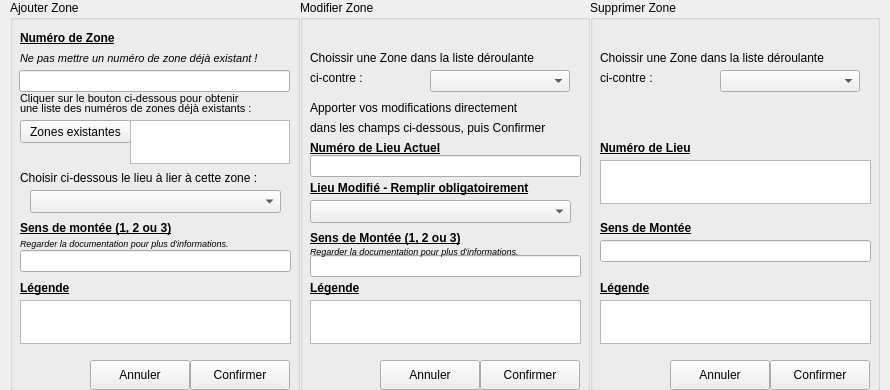
      <widget class="QWidget" name="page_9">
       <property name="geometry">
        <rect>
         <x>0</x>
         <y>0</y>
         <width>890</width>
         <height>390</height>
        </rect>
       </property>
       <attribute name="label">
        <string>Gestion des Zones</string>
       </attribute>
       <widget class="QGroupBox" name="gbAjouterZone">
        <property name="enabled">
         <bool>true</bool>
        </property>
        <property name="geometry">
         <rect>
          <x>10</x>
          <y>0</y>
          <width>290</width>
          <height>391</height>
         </rect>
        </property>
        <property name="title">
         <string>Ajouter Zone</string>
        </property>
        <widget class="QLabel" name="label_73">
         <property name="geometry">
          <rect>
           <x>10</x>
           <y>30</y>
           <width>121</width>
           <height>16</height>
          </rect>
         </property>
         <property name="font">
          <font>
           <weight>75</weight>
           <bold>true</bold>
           <underline>true</underline>
          </font>
         </property>
         <property name="text">
          <string>Numéro de Zone</string>
         </property>
        </widget>
        <widget class="QLineEdit" name="lEditNumZoneAdd">
         <property name="geometry">
          <rect>
           <x>9</x>
           <y>70</y>
           <width>271</width>
           <height>22</height>
          </rect>
         </property>
        </widget>
        <widget class="QLabel" name="label_78">
         <property name="geometry">
          <rect>
           <x>10</x>
           <y>90</y>
           <width>251</width>
           <height>16</height>
          </rect>
         </property>
         <property name="font">
          <font>
           <pointsize>8</pointsize>
          </font>
         </property>
         <property name="text">
          <string>Cliquer sur le bouton ci-dessous pour obtenir</string>
         </property>
        </widget>
        <widget class="QLabel" name="label_79">
         <property name="geometry">
          <rect>
           <x>10</x>
           <y>100</y>
           <width>271</width>
           <height>16</height>
          </rect>
         </property>
         <property name="font">
          <font>
           <pointsize>8</pointsize>
          </font>
         </property>
         <property name="text">
          <string>une liste des numéros de zones déjà existants :</string>
         </property>
        </widget>
        <widget class="QPushButton" name="btVueExistante_2">
         <property name="geometry">
          <rect>
           <x>10</x>
           <y>120</y>
           <width>111</width>
           <height>23</height>
          </rect>
         </property>
         <property name="text">
          <string>Zones existantes</string>
         </property>
        </widget>
        <widget class="QTextEdit" name="txtZoneExiste">
         <property name="geometry">
          <rect>
           <x>120</x>
           <y>120</y>
           <width>160</width>
           <height>44</height>
          </rect>
         </property>
         <property name="cursor" stdset="0">
          <cursorShape>ForbiddenCursor</cursorShape>
         </property>
         <property name="mouseTracking">
          <bool>false</bool>
         </property>
         <property name="textInteractionFlags">
          <set>Qt::TextSelectableByMouse</set>
         </property>
        </widget>
        <widget class="QLabel" name="label_80">
         <property name="geometry">
          <rect>
           <x>10</x>
           <y>50</y>
           <width>281</width>
           <height>16</height>
          </rect>
         </property>
         <property name="font">
          <font>
           <pointsize>8</pointsize>
           <italic>true</italic>
          </font>
         </property>
         <property name="text">
          <string>Ne pas mettre un numéro de zone déjà existant !</string>
         </property>
        </widget>
        <widget class="QLabel" name="label_87">
         <property name="geometry">
          <rect>
           <x>10</x>
           <y>220</y>
           <width>191</width>
           <height>16</height>
          </rect>
         </property>
         <property name="font">
          <font>
           <weight>75</weight>
           <bold>true</bold>
           <underline>true</underline>
          </font>
         </property>
         <property name="text">
          <string>Sens de montée (1, 2 ou 3)</string>
         </property>
        </widget>
        <widget class="QLabel" name="label_89">
         <property name="geometry">
          <rect>
           <x>10</x>
           <y>280</y>
           <width>191</width>
           <height>16</height>
          </rect>
         </property>
         <property name="font">
          <font>
           <weight>75</weight>
           <bold>true</bold>
           <underline>true</underline>
          </font>
         </property>
         <property name="text">
          <string>Légende</string>
         </property>
        </widget>
        <widget class="QTextEdit" name="txtZoneLegendeAdd">
         <property name="geometry">
          <rect>
           <x>10</x>
           <y>300</y>
           <width>271</width>
           <height>44</height>
          </rect>
         </property>
        </widget>
        <widget class="QPushButton" name="btAnnulerZoneAdd">
         <property name="geometry">
          <rect>
           <x>80</x>
           <y>360</y>
           <width>100</width>
           <height>30</height>
          </rect>
         </property>
         <property name="text">
          <string>Annuler</string>
         </property>
         <property name="icon">
          <iconset>
           <normaloff>ressources/ButtonClose.png</normaloff>ressources/ButtonClose.png</iconset>
         </property>
        </widget>
        <widget class="QPushButton" name="btOkZoneAdd">
         <property name="geometry">
          <rect>
           <x>180</x>
           <y>360</y>
           <width>100</width>
           <height>30</height>
          </rect>
         </property>
         <property name="text">
          <string>Confirmer</string>
         </property>
         <property name="icon">
          <iconset>
           <normaloff>ressources/bt_ok.png</normaloff>ressources/bt_ok.png</iconset>
         </property>
        </widget>
        <widget class="QLabel" name="label_92">
         <property name="geometry">
          <rect>
           <x>230</x>
           <y>0</y>
           <width>51</width>
           <height>51</height>
          </rect>
         </property>
         <property name="text">
          <string/>
         </property>
         <property name="pixmap">
          <pixmap>ressources/new.png</pixmap>
         </property>
        </widget>
        <widget class="QLabel" name="label_107">
         <property name="geometry">
          <rect>
           <x>10</x>
           <y>170</y>
           <width>321</width>
           <height>16</height>
          </rect>
         </property>
         <property name="text">
          <string>Choisir ci-dessous le lieu à lier à cette zone :</string>
         </property>
        </widget>
        <widget class="QComboBox" name="cBoxLieuLier">
         <property name="geometry">
          <rect>
           <x>20</x>
           <y>190</y>
           <width>251</width>
           <height>23</height>
          </rect>
         </property>
        </widget>
        <widget class="QLineEdit" name="lEditZoneSensMonterAdd">
         <property name="geometry">
          <rect>
           <x>10</x>
           <y>250</y>
           <width>271</width>
           <height>22</height>
          </rect>
         </property>
        </widget>
        <widget class="QLabel" name="label_157">
         <property name="geometry">
          <rect>
           <x>10</x>
           <y>235</y>
           <width>261</width>
           <height>16</height>
          </rect>
         </property>
         <property name="font">
          <font>
           <pointsize>7</pointsize>
           <italic>true</italic>
          </font>
         </property>
         <property name="text">
          <string>Regarder la documentation pour plus d'informations.</string>
         </property>
        </widget>
       </widget>
       <widget class="QGroupBox" name="gbModifierZone">
        <property name="geometry">
         <rect>
          <x>300</x>
          <y>0</y>
          <width>290</width>
          <height>391</height>
         </rect>
        </property>
        <property name="title">
         <string>Modifier Zone</string>
        </property>
        <widget class="QLabel" name="label_93">
         <property name="geometry">
          <rect>
           <x>10</x>
           <y>50</y>
           <width>261</width>
           <height>16</height>
          </rect>
         </property>
         <property name="text">
          <string>Choissir une Zone dans la liste déroulante</string>
         </property>
        </widget>
        <widget class="QComboBox" name="cBoxZoneMod">
         <property name="geometry">
          <rect>
           <x>130</x>
           <y>70</y>
           <width>140</width>
           <height>22</height>
          </rect>
         </property>
        </widget>
        <widget class="QLabel" name="label_94">
         <property name="geometry">
          <rect>
           <x>10</x>
           <y>70</y>
           <width>71</width>
           <height>16</height>
          </rect>
         </property>
         <property name="text">
          <string>ci-contre :</string>
         </property>
        </widget>
        <widget class="QLabel" name="label_95">
         <property name="geometry">
          <rect>
           <x>10</x>
           <y>230</y>
           <width>191</width>
           <height>16</height>
          </rect>
         </property>
         <property name="font">
          <font>
           <weight>75</weight>
           <bold>true</bold>
           <underline>true</underline>
          </font>
         </property>
         <property name="text">
          <string>Sens de Montée (1, 2 ou 3)</string>
         </property>
        </widget>
        <widget class="QLabel" name="label_96">
         <property name="geometry">
          <rect>
           <x>10</x>
           <y>280</y>
           <width>61</width>
           <height>16</height>
          </rect>
         </property>
         <property name="font">
          <font>
           <weight>75</weight>
           <bold>true</bold>
           <underline>true</underline>
          </font>
         </property>
         <property name="text">
          <string>Légende</string>
         </property>
        </widget>
        <widget class="QTextEdit" name="txtZoneLegendeMod">
         <property name="geometry">
          <rect>
           <x>10</x>
           <y>300</y>
           <width>271</width>
           <height>44</height>
          </rect>
         </property>
        </widget>
        <widget class="QLabel" name="label_99">
         <property name="geometry">
          <rect>
           <x>10</x>
           <y>100</y>
           <width>261</width>
           <height>16</height>
          </rect>
         </property>
         <property name="font">
          <font>
           <weight>50</weight>
           <bold>false</bold>
          </font>
         </property>
         <property name="text">
          <string>Apporter vos modifications directement</string>
         </property>
        </widget>
        <widget class="QLabel" name="label_100">
         <property name="geometry">
          <rect>
           <x>10</x>
           <y>120</y>
           <width>271</width>
           <height>16</height>
          </rect>
         </property>
         <property name="text">
          <string>dans les champs ci-dessous, puis Confirmer</string>
         </property>
        </widget>
        <widget class="QPushButton" name="btAnnulerZoneMod">
         <property name="geometry">
          <rect>
           <x>80</x>
           <y>360</y>
           <width>100</width>
           <height>30</height>
          </rect>
         </property>
         <property name="text">
          <string>Annuler</string>
         </property>
         <property name="icon">
          <iconset>
           <normaloff>ressources/ButtonClose.png</normaloff>ressources/ButtonClose.png</iconset>
         </property>
        </widget>
        <widget class="QPushButton" name="btOkZoneMod">
         <property name="geometry">
          <rect>
           <x>180</x>
           <y>360</y>
           <width>100</width>
           <height>30</height>
          </rect>
         </property>
         <property name="text">
          <string>Confirmer</string>
         </property>
         <property name="icon">
          <iconset>
           <normaloff>ressources/bt_ok.png</normaloff>ressources/bt_ok.png</iconset>
         </property>
        </widget>
        <widget class="QLabel" name="label_101">
         <property name="geometry">
          <rect>
           <x>230</x>
           <y>2</y>
           <width>51</width>
           <height>51</height>
          </rect>
         </property>
         <property name="text">
          <string/>
         </property>
         <property name="pixmap">
          <pixmap>ressources/modifier.png</pixmap>
         </property>
        </widget>
        <widget class="QLabel" name="label_108">
         <property name="geometry">
          <rect>
           <x>10</x>
           <y>180</y>
           <width>281</width>
           <height>16</height>
          </rect>
         </property>
         <property name="font">
          <font>
           <weight>75</weight>
           <bold>true</bold>
           <underline>true</underline>
          </font>
         </property>
         <property name="text">
          <string>Lieu Modifié - Remplir obligatoirement</string>
         </property>
        </widget>
        <widget class="QComboBox" name="cBoxZoneLieuMod">
         <property name="geometry">
          <rect>
           <x>10</x>
           <y>200</y>
           <width>261</width>
           <height>23</height>
          </rect>
         </property>
        </widget>
        <widget class="QLineEdit" name="lEditZoneSensMonterMod">
         <property name="geometry">
          <rect>
           <x>10</x>
           <y>255</y>
           <width>271</width>
           <height>22</height>
          </rect>
         </property>
        </widget>
        <widget class="QLabel" name="label_156">
         <property name="geometry">
          <rect>
           <x>10</x>
           <y>140</y>
           <width>161</width>
           <height>16</height>
          </rect>
         </property>
         <property name="font">
          <font>
           <weight>75</weight>
           <bold>true</bold>
           <underline>true</underline>
          </font>
         </property>
         <property name="text">
          <string>Numéro de Lieu Actuel</string>
         </property>
        </widget>
        <widget class="QLineEdit" name="lEditNumLieuActuel">
         <property name="geometry">
          <rect>
           <x>10</x>
           <y>155</y>
           <width>271</width>
           <height>22</height>
          </rect>
         </property>
         <property name="cursor">
          <cursorShape>ForbiddenCursor</cursorShape>
         </property>
         <property name="readOnly">
          <bool>true</bool>
         </property>
        </widget>
        <widget class="QLabel" name="label_158">
         <property name="geometry">
          <rect>
           <x>10</x>
           <y>243</y>
           <width>261</width>
           <height>16</height>
          </rect>
         </property>
         <property name="font">
          <font>
           <pointsize>7</pointsize>
           <italic>true</italic>
          </font>
         </property>
         <property name="text">
          <string>Regarder la documentation pour plus d'informations.</string>
         </property>
        </widget>
       </widget>
       <widget class="QGroupBox" name="gbSupprimerZone">
        <property name="geometry">
         <rect>
          <x>590</x>
          <y>0</y>
          <width>290</width>
          <height>391</height>
         </rect>
        </property>
        <property name="title">
         <string>Supprimer Zone</string>
        </property>
        <widget class="QLabel" name="label_102">
         <property name="geometry">
          <rect>
           <x>10</x>
           <y>50</y>
           <width>261</width>
           <height>16</height>
          </rect>
         </property>
         <property name="text">
          <string>Choissir une Zone dans la liste déroulante</string>
         </property>
        </widget>
        <widget class="QLabel" name="label_103">
         <property name="geometry">
          <rect>
           <x>10</x>
           <y>70</y>
           <width>71</width>
           <height>16</height>
          </rect>
         </property>
         <property name="text">
          <string>ci-contre :</string>
         </property>
        </widget>
        <widget class="QComboBox" name="cBoxZoneSupp">
         <property name="geometry">
          <rect>
           <x>130</x>
           <y>70</y>
           <width>140</width>
           <height>22</height>
          </rect>
         </property>
        </widget>
        <widget class="QLabel" name="label_104">
         <property name="geometry">
          <rect>
           <x>10</x>
           <y>220</y>
           <width>111</width>
           <height>16</height>
          </rect>
         </property>
         <property name="font">
          <font>
           <weight>75</weight>
           <bold>true</bold>
           <underline>true</underline>
          </font>
         </property>
         <property name="text">
          <string>Sens de Montée</string>
         </property>
        </widget>
        <widget class="QLabel" name="label_105">
         <property name="geometry">
          <rect>
           <x>10</x>
           <y>280</y>
           <width>61</width>
           <height>16</height>
          </rect>
         </property>
         <property name="font">
          <font>
           <weight>75</weight>
           <bold>true</bold>
           <underline>true</underline>
          </font>
         </property>
         <property name="text">
          <string>Légende</string>
         </property>
        </widget>
        <widget class="QTextEdit" name="txtZoneLegendeSupp">
         <property name="geometry">
          <rect>
           <x>10</x>
           <y>300</y>
           <width>271</width>
           <height>44</height>
          </rect>
         </property>
         <property name="cursor" stdset="0">
          <cursorShape>ForbiddenCursor</cursorShape>
         </property>
         <property name="readOnly">
          <bool>true</bool>
         </property>
         <property name="textInteractionFlags">
          <set>Qt::TextSelectableByMouse</set>
         </property>
        </widget>
        <widget class="QPushButton" name="btAnnulerZoneSupp">
         <property name="geometry">
          <rect>
           <x>80</x>
           <y>360</y>
           <width>100</width>
           <height>30</height>
          </rect>
         </property>
         <property name="text">
          <string>Annuler</string>
         </property>
         <property name="icon">
          <iconset>
           <normaloff>ressources/ButtonClose.png</normaloff>ressources/ButtonClose.png</iconset>
         </property>
        </widget>
        <widget class="QPushButton" name="btOkZoneSupp">
         <property name="geometry">
          <rect>
           <x>180</x>
           <y>360</y>
           <width>100</width>
           <height>30</height>
          </rect>
         </property>
         <property name="text">
          <string>Confirmer</string>
         </property>
         <property name="icon">
          <iconset>
           <normaloff>ressources/bt_ok.png</normaloff>ressources/bt_ok.png</iconset>
         </property>
        </widget>
        <widget class="QLabel" name="label_106">
         <property name="geometry">
          <rect>
           <x>230</x>
           <y>0</y>
           <width>51</width>
           <height>51</height>
          </rect>
         </property>
         <property name="text">
          <string/>
         </property>
         <property name="pixmap">
          <pixmap>ressources/supprimer.png</pixmap>
         </property>
        </widget>
        <widget class="QTextEdit" name="txtZoneLieuSupp">
         <property name="geometry">
          <rect>
           <x>10</x>
           <y>160</y>
           <width>271</width>
           <height>44</height>
          </rect>
         </property>
         <property name="cursor" stdset="0">
          <cursorShape>ForbiddenCursor</cursorShape>
         </property>
         <property name="readOnly">
          <bool>true</bool>
         </property>
        </widget>
        <widget class="QLabel" name="label_109">
         <property name="geometry">
          <rect>
           <x>10</x>
           <y>140</y>
           <width>111</width>
           <height>16</height>
          </rect>
         </property>
         <property name="font">
          <font>
           <weight>75</weight>
           <bold>true</bold>
           <underline>true</underline>
          </font>
         </property>
         <property name="text">
          <string>Numéro de Lieu</string>
         </property>
        </widget>
        <widget class="QLineEdit" name="lEditZoneSensMonterSupp">
         <property name="geometry">
          <rect>
           <x>10</x>
           <y>240</y>
           <width>271</width>
           <height>22</height>
          </rect>
         </property>
         <property name="cursor">
          <cursorShape>ForbiddenCursor</cursorShape>
         </property>
         <property name="readOnly">
          <bool>true</bool>
         </property>
        </widget>
       </widget>
      </widget>
